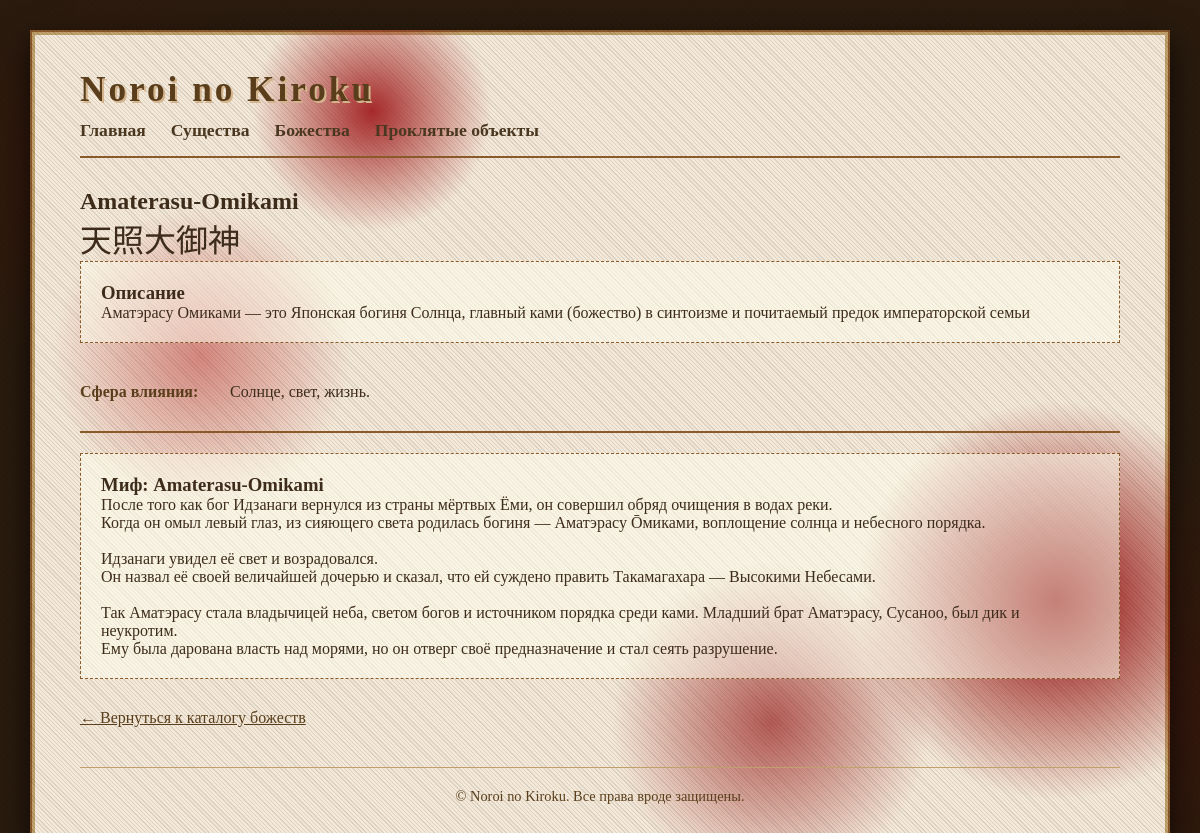
The app's page /deity.php?id=1 with its own data.
### tables this page shows
CREATE TABLE `deity` (
  `id` int(2) NOT NULL,
  `kami` varchar(22) DEFAULT NULL,
  `name_kanji` varchar(5) DEFAULT NULL,
  `story_id` varchar(9) DEFAULT NULL,
  `domain` varchar(31) DEFAULT NULL,
  `desc` varchar(319) DEFAULT NULL
);

CREATE TABLE `story_deity` (
  `id` varchar(9) NOT NULL,
  `story_name` varchar(22) DEFAULT NULL,
  `story` varchar(1198) DEFAULT NULL
);

### deity.php (the view, shortened to what this page needs)
<?php
require_once 'includes/config.php';
$id = (int)$_GET['id'];
try {
    $stmt = $pdo->prepare("SELECT * FROM deity WHERE id = ?");
    $stmt->execute([$id]);
    $deity = $stmt->fetch();
    $story = null;
    if (!empty($deity['story_id'])) {
        $stmtStory = $pdo->prepare("SELECT story_name, story FROM story_deity WHERE id = ?");
        $stmtStory->execute([$deity['story_id']]);
        $story = $stmtStory->fetch();
    }
} catch (PDOException $e) {
    die("Ошибка: " . $e->getMessage());
}
include 'includes/header.php';
?>
<h2><?php echo htmlspecialchars($deity['kami']); ?></h2>
<?php if (!empty($deity['name_kanji'])): ?>
    <p style="font-size: 2rem;"><?php echo htmlspecialchars($deity['name_kanji']); ?></p>
<?php endif; ?>
<div class="detail-block">
    <h3>Описание</h3>
    <p><?php echo nl2br(htmlspecialchars($deity['desc'])); ?></p>
</div>
<table class="info-table">
    <tr>
        <th>Сфера влияния:</th>
        <td><?php echo htmlspecialchars($deity['domain']); ?></td>
    </tr>
</table>
<?php if ($story): ?>
    <hr>
    <div class="detail-block">
        <h3>Миф: <?php echo htmlspecialchars($story['story_name']); ?></h3>
        <p><?php echo nl2br(htmlspecialchars($story['story'])); ?></p>
    </div>
<?php endif; ?>
<p><a href="deities.php">← Вернуться к каталогу божеств</a></p>
<?php
include 'includes/footer.php';
?>

### assets/css/style.css (style rules this page uses)
* { margin: 0; padding: 0; box-sizing: border-box; }
body { font-family: 'Times New Roman', 'Yu Mincho', 'MS Mincho', serif; background-color: #2a1b0e; background-image: repeating-linear-gradient(45deg, rgba(0,0,0,0.05) 0px, rgba(0,0,0,0.05) 2px, transparent 2px, transparent 4px), radial-gradient(circle at 10% 20%, rgba(139, 0, 0, 0.15) 0px, transparent 200px), radial-gradient(circle at 95% 80%, rgba(100, 0, 0, 0.2) 0px, transparent 250px), radial-gradient(circle at 30% 90%, #3a1a1a 0px, transparent 150px); min-height: 100vh; display: flex; justify-content: center; align-items: center; padding: 30px; color: #3e2c1b; }
.detail-block { margin-bottom: 30px; padding: 20px; background: rgba(255, 255, 240, 0.5); border: 1px dashed #8b5a2b; }
.info-table { width: 100%; border-collapse: collapse; }
.info-table th { text-align: left; width: 150px; color: #5a3e1b; font-weight: bold; vertical-align: top; padding: 10px 0; }
.info-table td { padding: 10px 0; color: #3e2c1b; }
a { color: #5a3e1b; }
hr { border: none; border-top: 2px solid #8b5a2b; margin: 20px 0; }

### records on screen
deity: kami "Amaterasu-Omikami", name_kanji "天照大御神", desc "Аматэрасу Омиками — это Японская богиня Солнца, главный ками (божество) в синтоизме и почитаемый предок императорской семьи", domain "Солнце, свет, жизнь."
story_deity: story_name "Amaterasu-Omikami", story "После того как бог Идзанаги вернулся из страны мёртвых Ёми, он совершил обряд очищения в водах реки. Когда он омыл левый глаз, из сияющего света родилась богиня — Аматэрасу Ōмиками, воплощение солнца и небесного порядка. Идзанаги увидел её свет и возрадовался. Он назвал её своей величайшей дочерью и сказал, что ей суждено править Такамагахара — Высокими Небесами. Так Аматэрасу стала владычицей неба, светом богов и источником порядка среди ками. Младший брат Аматэрасу, Сусаноо, был дик и неукротим. Ему была дарована власть над морями, но он отверг своё предназначение и стал сеять разрушение."
